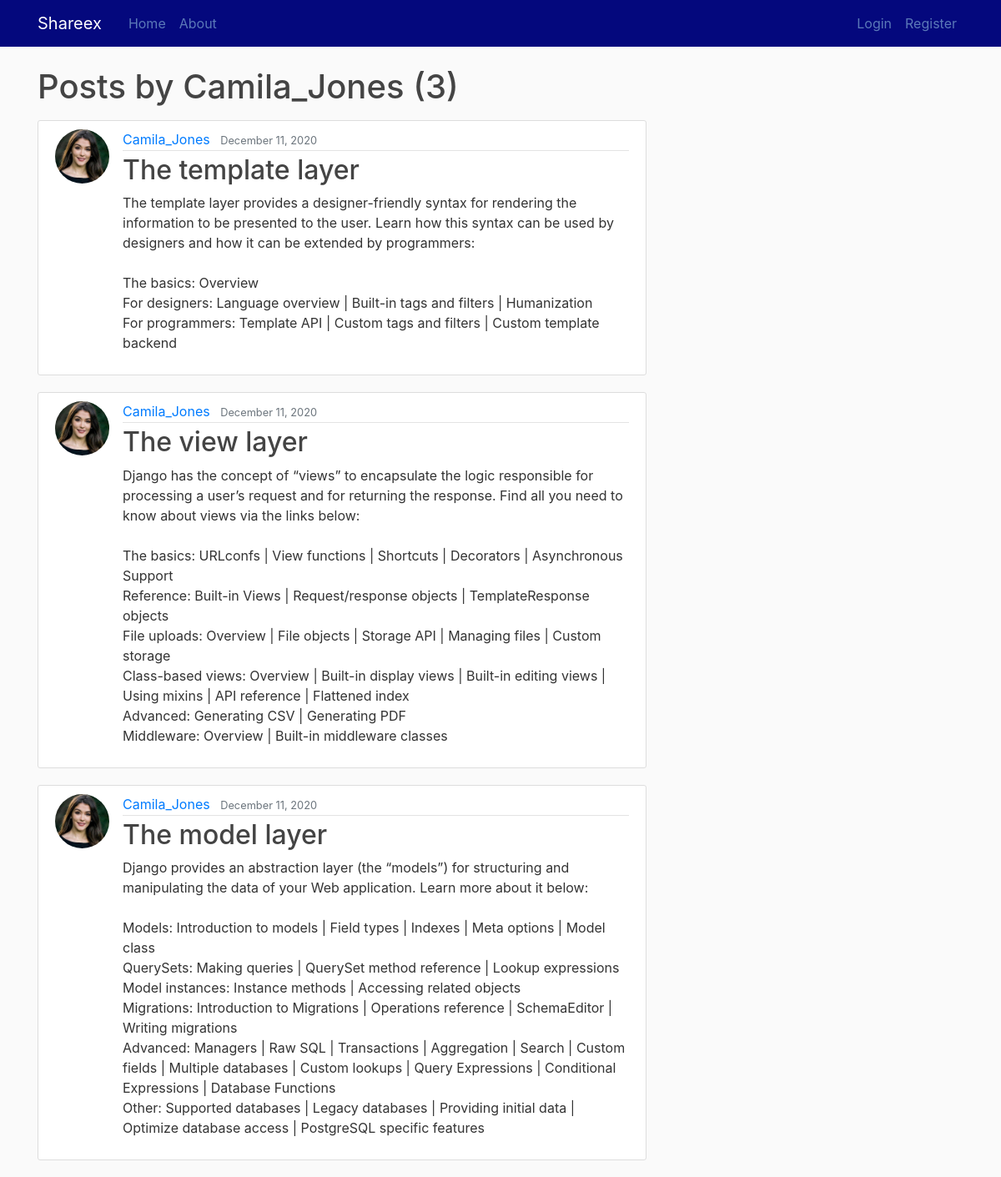
The app's page /user/Camila_Jones with its own data.
### blog/models.py (models this page shows, shortened)
class Post(models.Model):
	title = models.CharField(max_length=100)
	content = models.TextField()
	date = models.DateTimeField(default=timezone.now)
	author = models.ForeignKey(User, on_delete=models.CASCADE)

### users/models.py (models this page shows, shortened)
class Profile(models.Model):
	user = models.OneToOneField(User, on_delete=models.CASCADE)
	image = models.ImageField(default='default.jpg', upload_to='profile_pics')

### blog/views.py (the view)
# urls.py: path('user/<username>', UserPostListView.as_view(), name = 'user-posts'),
class UserPostListView(ListView):
	model = Post
	template_name = 'blog/user_posts.html'
	context_object_name = 'posts'
	paginate_by = 7
	def get_queryset(self):
		user = get_object_or_404(User, username = self.kwargs.get('username'))
		return Post.objects.filter(author=user).order_by('-date')

### blog/templates/blog/user_posts.html (shortened to what this page needs)
{% extends "blog/base.html" %}
{% block content %}
	<h1 class="mb-3">Posts by {{ view.kwargs.username }} ({{ page_obj.paginator.count }}) </h1>
	{% for post in posts %}
		<article class="media content-section">
		  <img class="rounded-circle article-img" src="{{ post.author.profile.image.url }}">
		  <div class="media-body">
		    <div class="article-metadata">
		      <a class="mr-2" href="{% url 'user-posts' post.author.username %}">{{ post.author }}</a>
		      <small class="text-muted">{{ post.date | date:"F d, Y" }}</small>
		    </div>
		    <h2><a class="article-title" href="{% url 'post-detail' post.id %}">{{ post.title }}</a></h2>
		    <p class="article-content">{{ post.content }}</p>
		  </div>
		</article>
	{% endfor %}
{% endblock content %}

### blog/static/blog/main.css (style rules this page uses)
body { background: #fafafa; color: #333333; margin-top: 5rem; }
h1, h2, h3, h4, h5, h6 { color: #444444; }
.content-section { background: #ffffff; padding: 10px 20px; border: 1px solid #dddddd; border-radius: 3px; margin-bottom: 20px; }
.article-title { color: #444444; }
.article-content { white-space: pre-line; }
.article-img { height: 65px; width: 65px; margin-right: 16px; }
.article-metadata { padding-bottom: 1px; margin-bottom: 4px; border-bottom: 1px solid #e3e3e3 }

### records on screen
Post: author.profile.image (picture), author "Camila_Jones", date "December 11, 2020", title "The template layer", content "The template layer provides a designer-friendly syntax for rendering the information to be presented to the user. Learn how this syntax can be used by designers and how it can be extended by programmers: The basics: Overview For designers: Language overview | Built-in tags and filters | Humanization For programmers: Template API | Custom tags and filters | Custom template backend"
Post: author.profile.image (picture), author "Camila_Jones", date "December 11, 2020", title "The view layer", content "Django has the concept of “views” to encapsulate the logic responsible for processing a user’s request and for returning the response. Find all you need to know about views via the links below: The basics: URLconfs | View functions | Shortcuts | Decorators | Asynchronous Support Reference: Built-in Views | Request/response objects | TemplateResponse objects File uploads: Overview | File objects | Storage API | Managing files | Custom storage Class-based views: Overview | Built-in display views | Built-in editing views | Using mixins | API reference | Flattened index Advanced: Generating CSV | Generating PDF Middleware: Overview | Built-in middleware classes"
Post: author.profile.image (picture), author "Camila_Jones", date "December 11, 2020", title "The model layer", content "Django provides an abstraction layer (the “models”) for structuring and manipulating the data of your Web application. Learn more about it below: Models: Introduction to models | Field types | Indexes | Meta options | Model class QuerySets: Making queries | QuerySet method reference | Lookup expressions Model instances: Instance methods | Accessing related objects Migrations: Introduction to Migrations | Operations reference | SchemaEditor | Writing migrations Advanced: Managers | Raw SQL | Transactions | Aggregation | Search | Custom fields | Multiple databases | Custom lookups | Query Expressions | Conditional Expressions | Database Functions Other: Supported databases | Legacy databases…"

### other values on screen
{{ view.kwargs.username }} "Camila_Jones"
{{ page_obj.paginator.count }} "3"
